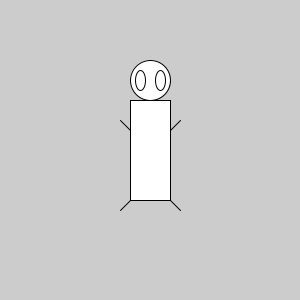
Frame 1 (no input)
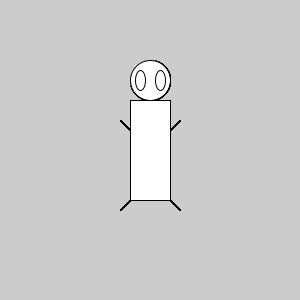
Frame 60 (the mouse pressed at the canvas centre just before this capture)
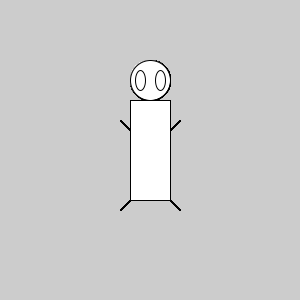
Frame 120 (the mouse held since frame 60 and released just before this capture)

The Processing sketch that drew these frames (run headless with seeded random() and noise(); from frame 60 on, the mouse is pressed at the canvas centre):

// Processing sketch: processing_125783
// ── processing_125783.pde

void setup () {
  size(300,300);
}
void draw () {
  rectMode(CENTER);
  rect(150,150,40,100);
  ellipse(150,80,40,40);
  ellipse(140,80,10,20);
  ellipse(160,80,10,20);
  line(130,200,120,210);
  line(170,200,180,210);
  line(130,130,120,120);
  line(170,130,180,120);
}
